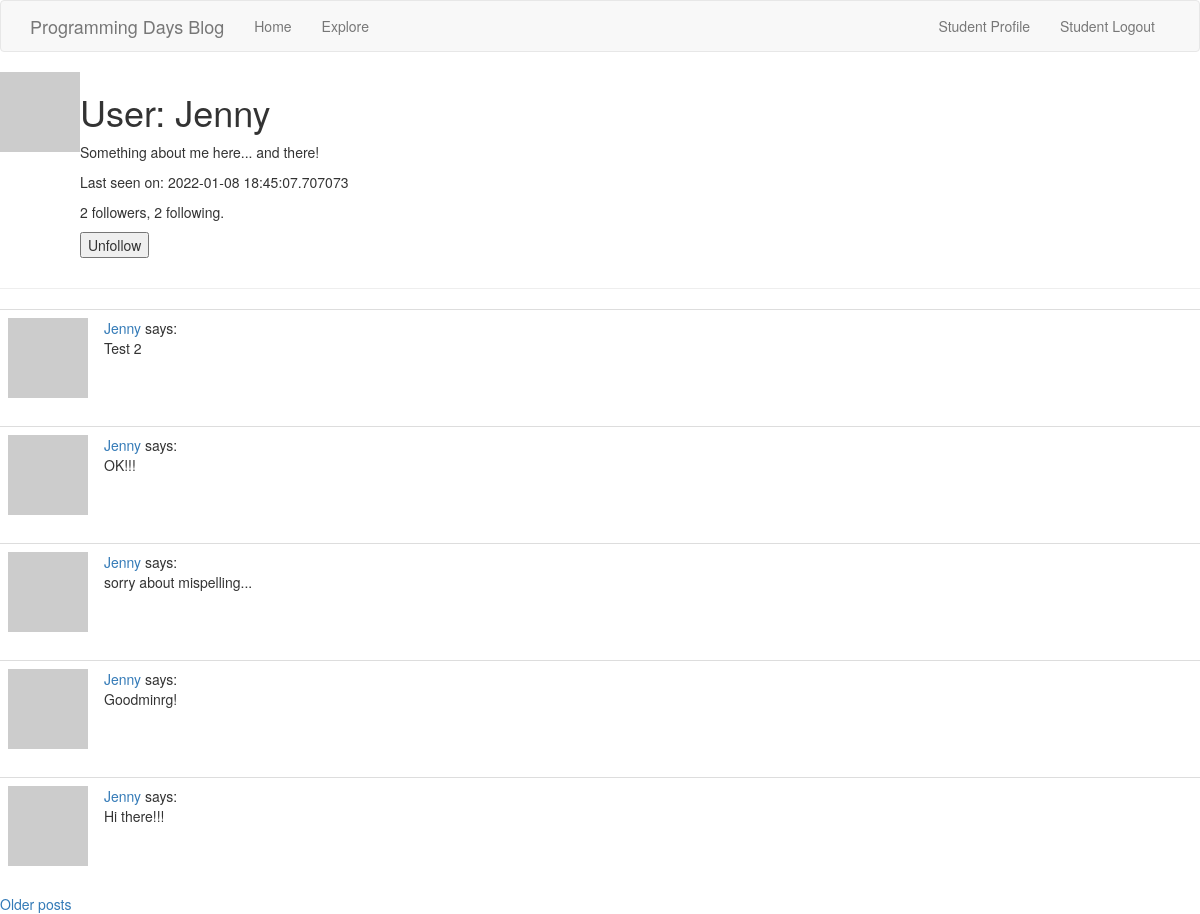
The app's page /user/Jenny (signed in), older data.
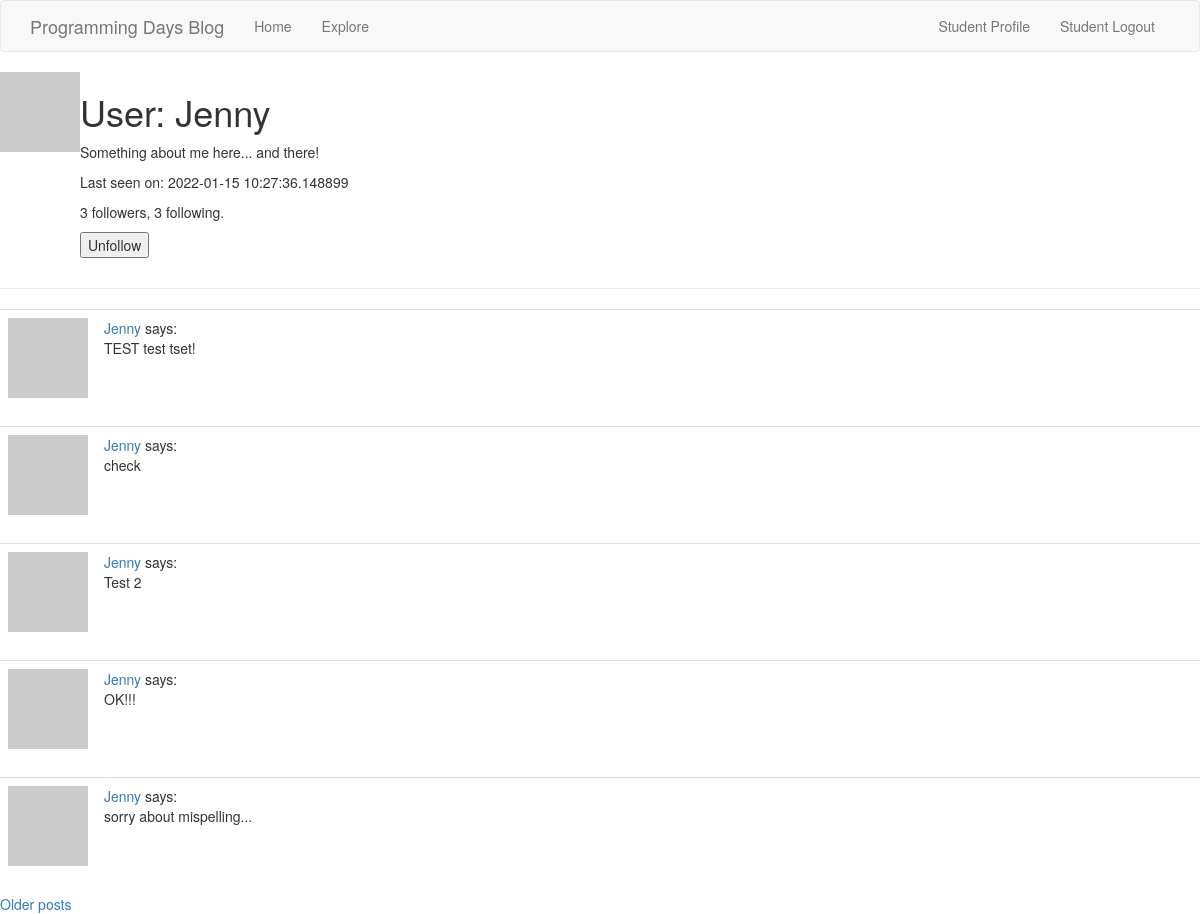
The same page, newer data.
### app/models.py (models this page shows, shortened)
class User(UserMixin, db.Model):
    id = db.Column(db.Integer, primary_key=True)
    username = db.Column(db.String(64), index=True, unique=True)
    email = db.Column(db.String(120), index=True, unique=True)
    password_hash = db.Column(db.String(128))
    posts = db.relationship('Post', backref='author', lazy='dynamic')
    about_me = db.Column(db.String(200))
    last_seen = db.Column(db.DateTime, default=datetime.utcnow)
    followed = db.relationship('User', secondary=followers, \
        primaryjoin=(followers.c.follower_id == id), secondaryjoin=(\
            followers.c.followed_id == id), backref=db.backref('followers',\
                 lazy='dynamic'), lazy='dynamic')
    def avatar(self, size):
        digest = md5(self.email.lower().encode('utf-8')).hexdigest()
        return 'https://www.gravatar.com/avatar/{}?d=identicon&s={}'.\
            format(digest, size)
    def is_following(self, user):
        return self.followed.filter(followers.c.followed_id == user.id).count() > 0

class Post(db.Model):
    id = db.Column(db.Integer, primary_key=True)
    body = db.Column(db.String(140))
    timestamp = db.Column(db.DateTime, index=True, default=datetime.utcnow)
    user_id = db.Column(db.Integer, db.ForeignKey('user.id'))

### app/auth/routes.py (the view)
@app.route('/user/<username>')
@login_required
def user(username):
    user = User.query.filter_by(username=username).first_or_404()
    page = request.args.get('page', 1, type=int)
    posts = user.posts.order_by(Post.timestamp.desc()).paginate(page, \
        app.config['POSTS_PER_PAGE'], False)
    next_url = url_for('user', username=user.username, page=posts.next_num) \
        if posts.has_next else None
    prev_url = url_for('user', username=user.username, page=posts.prev_num) \
        if posts.has_prev else None
    form = EmptyForm()
    return render_template('user.html', user=user, posts=posts.items,\
         next_url=next_url, prev_url=prev_url, form=form)

### app/auth/forms.py
class EmptyForm(FlaskForm):
    submit = SubmitField('Submit')

### app/auth/routes.py (called while the page is built)
@app.before_request
def before_request():
    if current_user.is_authenticated:
        current_user.last_seen = datetime.utcnow()
        db.session.commit()

### app/models.py (called while the page is built)
@login.user_loader
def load_user(id):
    return User.query.get(int(id))

### app/templates/user.html (shortened to what this page needs)
{% extends "base.html" %}
{% block content %}
    <table>
        <tr valign="top">
            <td><img src="{{ user.avatar(128) }}"></td>
            <td>
                <h1>User: {{ user.username }}</h1>
                {% if user.about_me %}<p>{{ user.about_me }}</p>{% endif %}
                {% if user.last_seen %}<p>Last seen on: {{ user.last_seen }}</p>{% endif %}
                <p>{{ user.followers.count() }} followers, {{ user.followed.count() }} following.</p>
                {% if user == current_user %}
                <p><a href="{{ url_for('edit_profile') }}">Edit your profile</a></p>
                {% else %}
                <p>
                    <form action="{{ url_for('unfollow', username=user.username) }}" method="post">
                        {{ form.submit(value='Unfollow') }}
                    </form>
                </p>
                {% endif %}
            </td>
        </tr>
    </table>
    <hr>
    {% for post in posts %}
        {% include '_post.html' %}
    {% endfor %}
    {% if next_url %}
    <a href="{{ next_url }}">Older posts</a>
    {% endif %}
{% endblock %}

### app/templates/_post.html
<table class="table table-hover">
    <tr>
        <td width="70px">
            <a href="{{ url_for('user', username=post.author.username) }}">
                <img src="{{ post.author.avatar(70) }}" />
            </a>
        </td>
        <td>
            <a href="{{ url_for('user', username=post.author.username) }}">
                {{ post.author.username }}
            </a>
            says:
            <br>
            {{ post.body }}
        </td>
    </tr>
</table>

Row changes from the older to the newer data that the page shows:
no longer on this page (row unchanged): Post: author.username "Jenny", body "Goodminrg!"
no longer on this page (row unchanged): Post: author.username "Jenny", body "Hi there!!!"
changed User "Jenny": last_seen "2022-01-08 18:45:07.707073" → "2022-01-15 10:27:36.148899"
added Post: author.username "Jenny", body "TEST test tset!"
added Post: author.username "Jenny", body "check"
Text that changed along with them:
{{ user.followers.count() }}: "2" → "3"
{{ user.followed.count() }}: "2" → "3"
